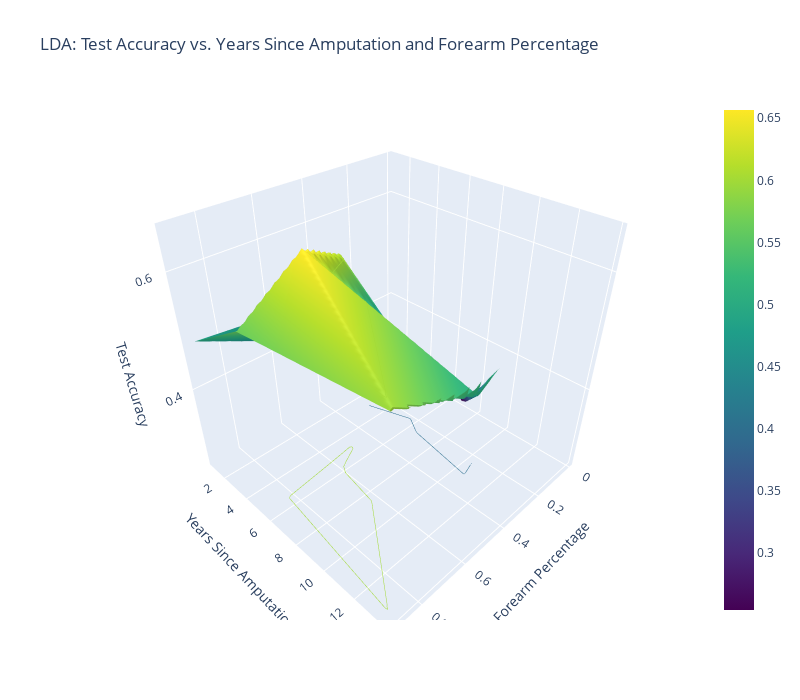

Write notebook code for a chart like this one.
### Code cell
# 3D Surface Plot for Accuracy vs Years Since Amputation & Forearm Percentage
x = results_df['ForearmPercentage']
y = results_df['YearsSinceAmputation']
z = results_df['TestAccuracy']

# Create a grid
xi = np.linspace(x.min(), x.max(), 100)
yi = np.linspace(y.min(), y.max(), 100)
xi, yi = np.meshgrid(xi, yi)
zi = griddata((x, y), z, (xi, yi), method='linear')

fig = go.Figure(data=[go.Surface(
    x=xi, y=yi, z=zi, colorscale='Viridis',
    contours=dict(z=dict(show=True, usecolormap=True, project_z=True))
)])

# Labels
fig.update_layout(
    title='LDA: Test Accuracy vs. Years Since Amputation and Forearm Percentage',
    scene=dict(
        xaxis_title='Forearm Percentage',
        yaxis_title='Years Since Amputation',
        zaxis_title='Test Accuracy',
    ),
    width=800,
    height=700
)

fig.show()

### Figure 1 — Plotly figure (JSON) as saved in the notebook; plotly's stock layout.template omitted (floating-point values rounded to 4 significant figures; data arrays with more than 128 entries replaced by an {"elided": "..."} marker saying what was removed)
{"data": [{"colorscale": [[0, "#440154"], [0.1111, "#482878"], [0.2222, "#3e4989"], [0.3333, "#31688e"], [0.4444, "#26828e"], [0.5556, "#1f9e89"], [0.6667, "#35b779"], [0.7778, "#6ece58"], [0.8889, "#b5de2b"], [1, "#fde725"]], "contours": {"z": {"project": {"z": true}, "show": true, "usecolormap": true}}, "type": "surface", "x": {"elided": "100x100 float values"}, "y": {"elided": "100x100 float values"}, "z": {"elided": "100x100 float values"}}], "layout": {"height": 700, "scene": {"xaxis": {"title": {"text": "Forearm Percentage"}}, "yaxis": {"title": {"text": "Years Since Amputation"}}, "zaxis": {"title": {"text": "Test Accuracy"}}}, "title": {"text": "LDA: Test Accuracy vs. Years Since Amputation and Forearm Percentage"}, "width": 800}}
